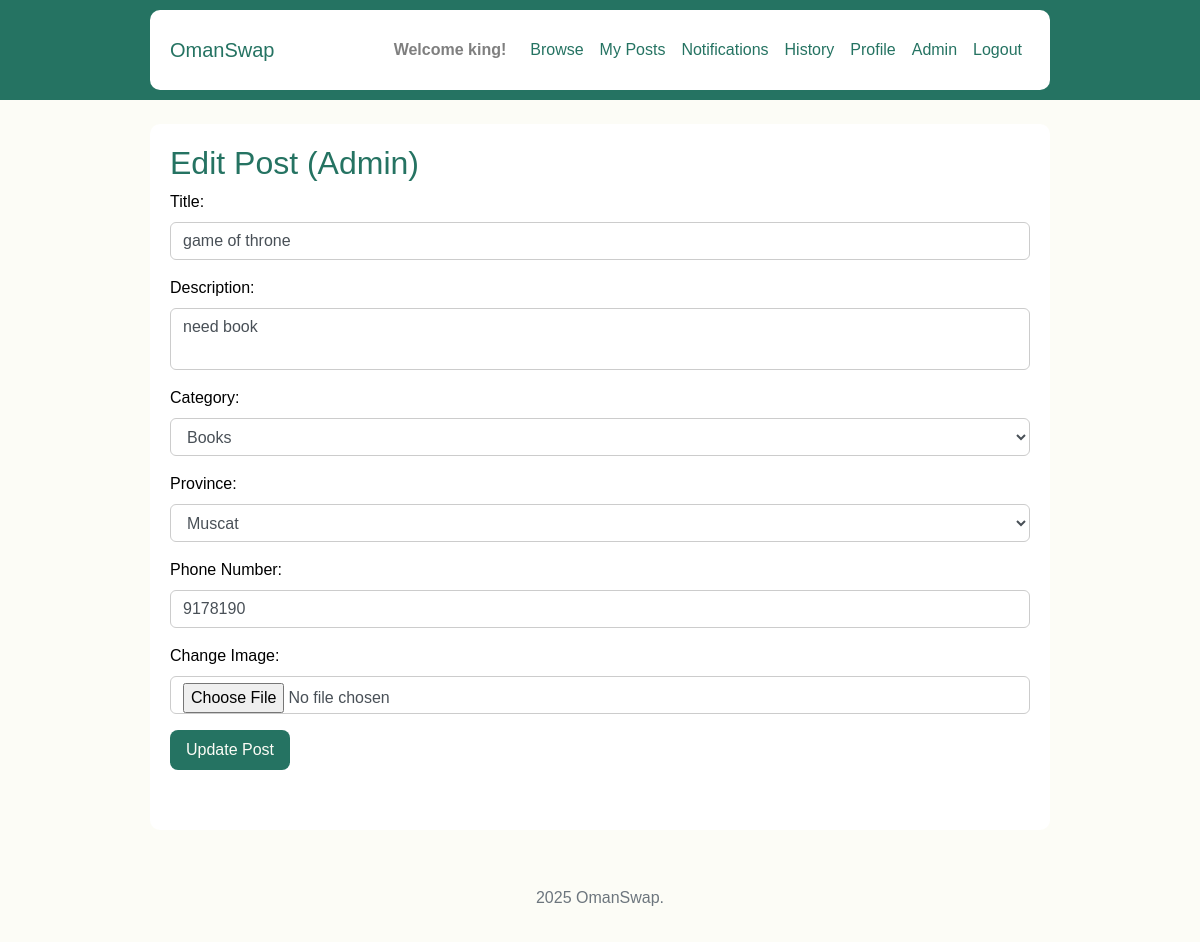
The page /admin/edit-post/2 (signed in) on the database its author committed.
### app/models.py (models this page shows, shortened)
class User(UserMixin, db.Model):
    id = db.Column(db.Integer, primary_key=True)
    username = db.Column(db.String(150), unique=True, nullable=False)
    password = db.Column(db.String(150), nullable=False)
    first_name = db.Column(db.String(100), nullable=False)
    last_name = db.Column(db.String(100), nullable=False)
    bio = db.Column(db.Text)
    phone_number = db.Column(db.String(20), nullable=False)
    province = db.Column(db.String(100), nullable=False)
    role = db.Column(db.String(20), default='user')
    posts = db.relationship('Post', backref='owner', lazy=True)
    exchange_requests_sent = db.relationship('ExchangeRequest', backref='proposer', lazy=True)

class Post(db.Model):
    id = db.Column(db.Integer, primary_key=True)
    title = db.Column(db.String(200), nullable=False)
    description = db.Column(db.Text, nullable=False)
    category = db.Column(db.String(100), nullable=False)
    province = db.Column(db.String(100), nullable=False)
    phone = db.Column(db.String(20), nullable=False)
    image = db.Column(db.String(200))
    status = db.Column(db.String(50), default='available')  # 'available' or 'accepted'
    user_id = db.Column(db.Integer, db.ForeignKey('user.id'), nullable=False)
    exchange_requests_received = db.relationship(
        'ExchangeRequest',
        foreign_keys='ExchangeRequest.target_post_id',
        lazy=True
    )

class Category(db.Model):
    id = db.Column(db.Integer, primary_key=True)
    name = db.Column(db.String(100), unique=True, nullable=False)

### app/routes.py (the view, shortened to what this page needs)
@main.route('/admin/edit-post/<int:post_id>', methods=['GET', 'POST'])
@login_required
def admin_edit_post(post_id):
    if current_user.role != 'admin':
        flash("Unauthorized access.")
        return redirect(url_for('main.dashboard'))
    post = Post.query.get_or_404(post_id)
    return render_template('admin_edit_post.html', post=post, provinces=OMAN_PROVINCES, categories = [cat.name for cat in Category.query.order_by(Category.name).all()])

### app/__init__.py (called while the page is built)
def create_app():
    app = Flask(__name__, template_folder='app/templates')
    app.config.from_object('config.Config')
    db.init_app(app)
    migrate.init_app(app, db)
    login_manager.init_app(app)
    login_manager.login_view = 'main.login'
    @login_manager.user_loader
    def load_user(user_id):
        return User.query.get(int(user_id))
    from .routes import main
    app.register_blueprint(main)
    with app.app_context():
        from .models import Category
        if not Category.query.filter_by(name="Other").first():
            db.session.add(Category(name="Other"))
            db.session.commit()
    return app

### app/templates/admin_edit_post.html
{% extends 'base.html' %}
{% block content %}
<h2>Edit Post (Admin)</h2>
<form method="POST" enctype="multipart/form-data">
    <div class="form-group">
        <label>Title:</label>
        <input type="text" name="title" value="{{ post.title }}" class="form-control" required>
    </div>
    <div class="form-group">
        <label>Description:</label>
        <textarea name="description" class="form-control" required>{{ post.description }}</textarea>
    </div>
    <div class="form-group">
        <label>Category:</label>
        <select name="category" class="form-control" required>
            {% for category in categories %}
                <option value="{{ category }}" {% if category == post.category %}selected{% endif %}>{{ category }}</option>
            {% endfor %}
        </select>
    </div>
    <div class="form-group">
        <label>Province:</label>
        <select name="province" class="form-control" required>
            {% for province in provinces %}
                <option value="{{ province }}" {% if province == post.province %}selected{% endif %}>{{ province }}</option>
            {% endfor %}
        </select>
    </div>
    <div class="form-group">
        <label>Phone Number:</label>
        <input type="text" name="phone" value="{{ post.phone }}" class="form-control" required>
    </div>
    <div class="form-group">
        <label>Change Image:</label>
        <input type="file" name="image" class="form-control">
    </div>
    <button type="submit" class="btn btn-success">Update Post</button>
</form>
{% endblock %}

### app/templates/base.html (shortened to what this page needs)
<!DOCTYPE html>
<html lang="en">
<head>
    <link href="https://stackpath.bootstrapcdn.com/bootstrap/4.5.2/css/bootstrap.min.css" rel="stylesheet">
    <link href="{{ url_for('static', filename='css/style.css') }}" rel="stylesheet">
</head>
<body>
    <nav class="navbar navbar-expand-lg navbar-light bg-light">
        <div class="container">
            <a class="navbar-brand" href="{{ url_for('main.home') }}">OmanSwap</a>
            <div class="collapse navbar-collapse">
                <ul class="navbar-nav ml-auto">
                    {% if current_user.is_authenticated %}
                        <li class="nav-item">
                            <span class="navbar-text font-weight-bold mr-3">Welcome {{ current_user.username }}!</span>
                        </li>
                        <li class="nav-item"><a class="nav-link" href="{{ url_for('main.dashboard') }}">Browse</a></li>
                        <li class="nav-item"><a class="nav-link" href="{{ url_for('main.my_posts') }}">My Posts</a></li>
                        <li class="nav-item"><a class="nav-link" href="{{ url_for('main.notifications') }}">Notifications</a></li>
                        <li class="nav-item"><a class="nav-link" href="{{ url_for('main.history') }}">History</a></li>
                        <li class="nav-item"><a class="nav-link" href="{{ url_for('main.profile') }}">Profile</a></li>
                        {% if current_user.role == 'admin' %}
                            <li class="nav-item"><a class="nav-link" href="{{ url_for('main.admin_panel') }}">Admin</a></li>
                        {% endif %}
                        <li class="nav-item"><a class="nav-link" href="{{ url_for('main.logout') }}">Logout</a></li>
                    {% else %}
                        <li class="nav-item"><a class="nav-link" href="{{ url_for('main.login') }}">Login</a></li>
                        <li class="nav-item"><a class="nav-link" href="{{ url_for('main.register') }}">Register</a></li>
                    {% endif %}
                </ul>
            </div>
        </div>
    </nav>
    <div class="container mt-4">
        {% block content %}{% endblock %}
    </div>
    <footer class="text-center py-3">
        <p> 2025 OmanSwap.</p>
    </footer>
</body>
</html>

### app/static/css/style.css (style rules this page uses)
html, body { height: 100%; margin: 0; font-family: Arial, sans-serif; background-color: #fcfcf6; color: #000; overflow-x: hidden; overflow-y: auto; }
.container { max-width: 900px; margin: auto; padding: 20px; background-color: #fff; border-radius: 10px; }
.navbar { background-color: #257362 !important; padding: 10px 20px; }
.navbar-brand, .navbar-nav .nav-link { color: #257362 !important; }
.nav-item a.nav-link { padding: 8px 14px; border-radius: 6px; color: #257362 !important; transition: 0.2s; }
.btn, button { background-color: #257362; color: #fcfcf6; border: none; border-radius: 8px; padding: 8px 16px; transition: background-color 0.3s ease; }
.form-control { border-radius: 6px; border: 1px solid #ccc; }
textarea.form-control { resize: none; }
form { margin-bottom: 40px; }
footer { text-align: center; padding: 15px; background-color: #fcfcf6; color: #6c757d; margin-top: 40px; }
h1, h2, h3, h4, h5 { color: #257362; }

### rows shown on the page
User: username "king"
Post: title "game of throne", description "need book", category "Books", province "Muscat", phone "9178190"
